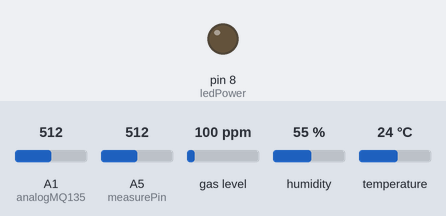
Bench run of a sketch on a simulated Arduino Uno, built with avr-gcc and run on an emulated ATmega328P. Parts: output pins drawn as LEDs (lit = HIGH). The test bench sets the inputs (shaded band); at power-on: A1 (analogMQ135) = 512, A5 (measurePin) = 512, gas level 100 ppm, humidity 55 %, temperature 24 °C. The modem accepts every AT command (registered, SIM ready, sends succeed) and sends nothing else; what the sketch prints to the serial monitor is not drawn.

Above: at 9.6 s.
Timing chart, 0 to 44.0 s (numbered marks = the images above):
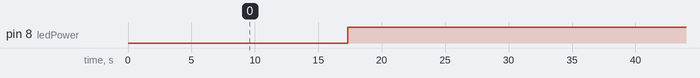

Measured:
- by itself, pin 8 (ledPower): alternates HIGH for 32.0 s and LOW for 0.32 s

The sketch:

arduinoLaravelWebHosting.ino
```cpp
#include <SoftwareSerial.h>
#include <DHT.h>
#include "MQ7.h"
#define analogMQ135 A1
#define measurePin A5
#define DHTTYPE DHT22
#define DHTPIN 7
#define ledPower 8

SoftwareSerial ESP8266(2, 3); // Rx,  Tx
DHT dht(DHTPIN, DHTTYPE);

float humidity, temp_f, co, no, debu;
long writingTimer = 17;
long startTime = 0;
long waitTime = 0;
unsigned int samplingTime = 280;
unsigned int deltaTime = 40;
unsigned int sleepTime = 9680;
float voMeasured = 0;
float calcVoltage = 0;
String lokasi = "JGJSLM01";
unsigned char check_connection = 0;
unsigned char times_check = 0;
boolean error;

void setup() {
  pinMode(ledPower, OUTPUT);
  Serial.begin(9600);
  ESP8266.begin(115200);
  dht.begin();
  startTime = millis();
  ESP8266.println("AT+RST");
  delay(2000);
  Serial.println("Connecting to Wifi");
  while(check_connection==0)
  {
    Serial.print(".");
    ESP8266.print("AT+CWJAP=\"My Phone\",\"bismillah\"\r\n");

    ESP8266.setTimeout(5000);
    if(ESP8266.find("WIFI CONNECTED\r\n")==1)
    {
      Serial.println("WIFI CONNECTED");
      break;
    }
    check_connection=1;
    times_check++;
    if(times_check>3)
    {
      times_check=0;
      Serial.println("Trying to Reconnect..");
    }
  }
}

void loop() {
  waitTime = millis() - startTime;
  if (waitTime > (writingTimer * 1000)) {
    readSensors();
    sendData();
    startTime = millis();
  }
}

void readSensors() {
  suhu();
  mq7();
  mq135();
  dust();
}

void suhu() {
  temp_f = dht.readTemperature();
  humidity = dht.readHumidity();
  Serial.println("Suhu : " + String(temp_f));
  Serial.println("Hum : " + String(humidity));
}

void mq7() {
  MQ7 mq7(A0,5.0);
  co = mq7.getPPM();
  Serial.println("Gas CO : " + String(co));
}

void mq135() {
  no = analogRead(analogMQ135);
  Serial.println("Gas NO2 : " + String(no));
}

void dust() {
  digitalWrite(ledPower, LOW);
  delay(samplingTime);
  voMeasured = analogRead(measurePin);
  delay(deltaTime);
  digitalWrite(ledPower, HIGH);
  delay(sleepTime);
  calcVoltage = voMeasured * (5.0 / 1024);
  debu = 0.17 * calcVoltage - 0.1;
  debu = debu * 1000;
  Serial.println("debu : " + String(debu));
}

void sendData() {
  startCmd();
  //String data = "loc=JGJSLM01&debu=121&suhu=26.8&hum=88&co=22&no=31";
  String data = "loc=" + lokasi + "&suhu=" + String(temp_f) + "&hum=" + String(humidity) + "&co=" + String(co) + "&no=" + String(no) + "&debu=" + String(debu);
  String postRequest = "POST /api/polusi HTTP/1.1\r\n";
  postRequest += "Host: spku.inoreka.id\r\n";
  //  postRequest += "Accept: */*\r\n";
  postRequest += "Cache-Control: no-cache \r\n";
  postRequest += "Content-Type: application/x-www-form-urlencoded\r\n";
  postRequest += "\r\n" + data;
  String sendCmd = "AT+CIPSEND=";//determine the number of caracters to be sent.
  ESP8266.print(sendCmd);
  ESP8266.println(postRequest.length() );
  delay(100);
  Serial.println("Sending..");
  Serial.println(postRequest);
  ESP8266.println(postRequest);
  String messageBody = "";
  while (ESP8266.available()) {
    String line = ESP8266.readStringUntil('\n');
    if (line.length() == 1) {
      messageBody = ESP8266.readStringUntil('\n');
    }
  }
  Serial.print("MessageBody received: ");
  Serial.println(messageBody);
}

void startCmd() {
  ESP8266.flush();
  String cmd = "AT+CIPSTART=\"TCP\",\"";
  cmd += "spku.inoreka.id"; //192.168.43.125
  cmd += "\",80";
  ESP8266.println(cmd);
  Serial.print("Start Commands: ");
  Serial.println(cmd);
  if (ESP8266.find("Error")) {
    Serial.println("AT+CIPSTART error");
    return;
  }
}
```
